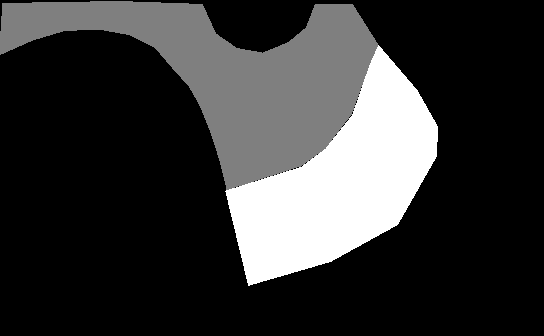
#> input picture datafetal/labeled_data/labels/0001.png, 544 x 336 px, found by its file name; its folder holds only this picture in this run
$ python read4onecut.py
#> lines starting #> are read from the running program, lines starting #| are printed output that depends on the picture
from PIL import Image
import numpy as np
import os

image_dir = 'D:/PycharmProject/fetal/datafetal/labeled_data/labels' #D:/PycharmProject/fetal/datafetal/labeled_data/labels
image_paths = [os.path.join(image_dir, f) for f in os.listdir(image_dir) if f.endswith('.png')]

image_arrays = []
for image_path in image_paths:
    image = Image.open(image_path)
#> image is the input picture: PIL image 544x336 L; min 0, max 2, mean 0.429

    image_array = np.array(image)

    image_arrays.append(image_array)
print(f"image_array is {np.unique(image_arrays)} ")
#| image_array is [0 1 2]

label_pre_dir = 'D:/PycharmProject/fetal/datafetal/labeled_data/label_exchange'

if not os.path.exists(label_pre_dir):
    os.makedirs(label_pre_dir)

for filename in os.listdir(image_dir):
    if filename.endswith('.png'):
        image_path = os.path.join(image_dir, filename)

        image = Image.open(image_path)
        image_array = np.array(image)

        image_array[image_array == 1] = 128
        image_array[image_array == 2] = 255
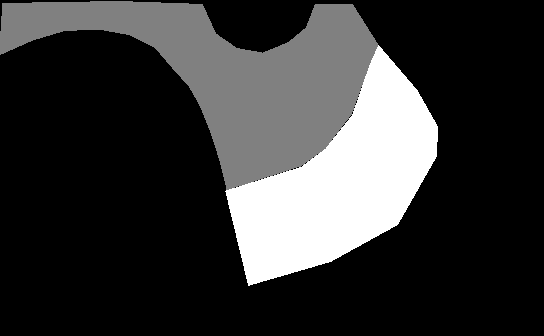
#> image_array: shape (336, 544); min 0, max 255, mean 54.8

        new_image = Image.fromarray(image_array.astype(np.uint8))

        new_image_path = os.path.join(label_pre_dir, filename)
        new_image.save(new_image_path)

print("已经另存到label_exchange中")

$ run again, on datafetal/labeled_data/labels/0005.png
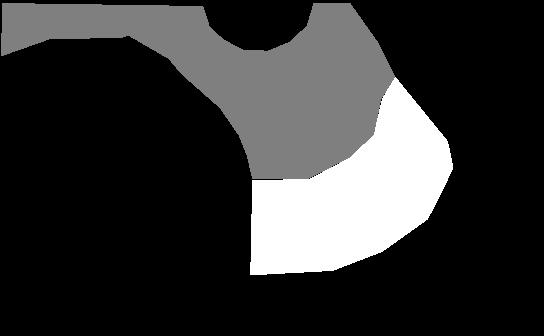
#> input picture datafetal/labeled_data/labels/0005.png, 544 x 336 px, found by its file name
#> image is the input picture: PIL image 544x336 L; min 0, max 2, mean 0.408
#| image_array is [0 1 2]
#> `image_array[image_array == 2] = 255`:
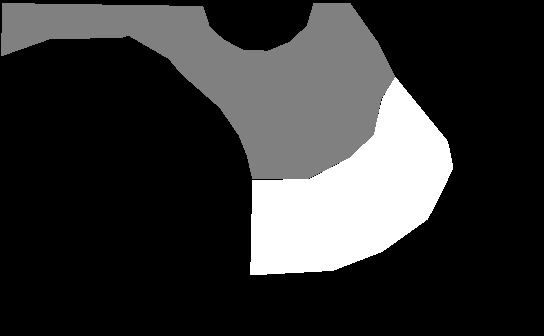
#> image_array: shape (336, 544); min 0, max 255, mean 52.1
